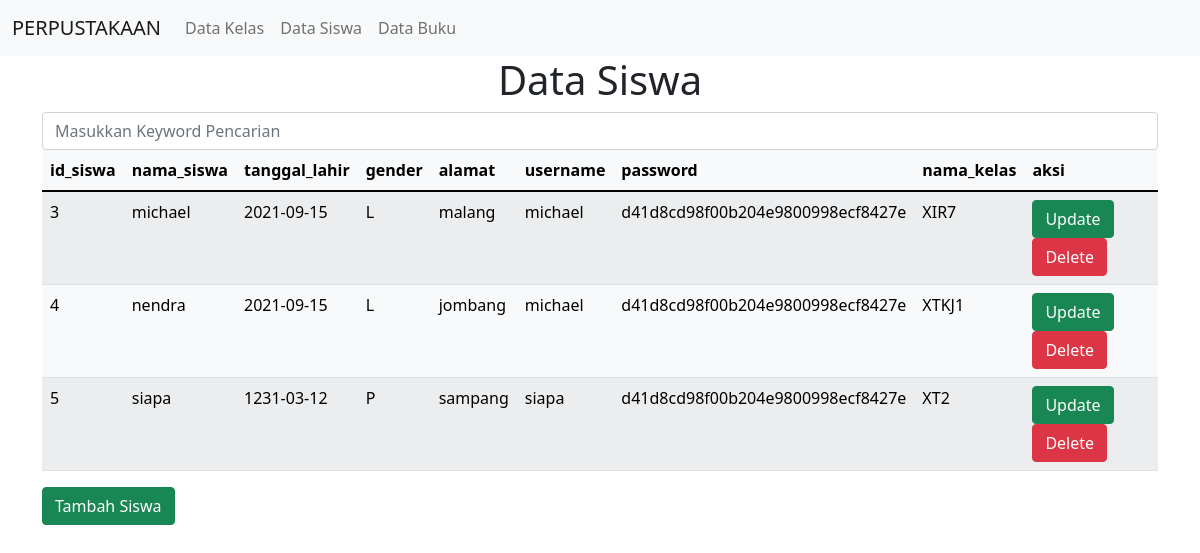
The page /admin/tampil_siswa.php on the database its author committed.
### tables this page shows
CREATE TABLE `siswa` (
  `id_siswa` int(11) NOT NULL,
  `nama_siswa` varchar(100) NOT NULL,
  `tanggal_lahir` date NOT NULL,
  `gender` enum('L','P') NOT NULL,
  `alamat` text NOT NULL,
  `username` varchar(255) DEFAULT NULL,
  `password` varchar(255) DEFAULT NULL,
  `id_kelas` int(11) NOT NULL
);

CREATE TABLE `kelas` (
  `id_kelas` int(11) NOT NULL,
  `nama_kelas` varchar(20) NOT NULL,
  `kelompok` varchar(20) NOT NULL
);

### admin/tampil_siswa.php (the view, shortened to what this page needs)
<!DOCTYPE html>
<html lang="en">
<head>
    <link href="https://cdn.jsdelivr.net/npm/bootstrap@5.1.1/dist/css/bootstrap.min.css" rel="stylesheet">
</head>
<body>
    <?php
        include "navbar.php";
    ?>
    <div class="container">
    <h1 class= "text-center">Data Siswa</h1>
        <form action="tampil_kelas.php" method="POST">
            <input type="text" name="cari" class="form-control" placeholder="Masukkan Keyword Pencarian">
        </form>
        <table class="table table-light table-striped">
  <thead>
    <tr>
      <th scope="col">id_siswa</th>
      <th scope="col">nama_siswa</th>
      <th scope="col">tanggal_lahir</th>
      <th scope="col">gender</th>
      <th scope="col">alamat</th>
      <th scope="col">username</th>
      <th scope="col">password</th>
      <th scope="col">nama_kelas</th>
      <th scope="col">aksi</th>
    </tr>
  </thead>
  <tbody>
    <?php
        include "koneksi.php";
        if (isset($_POST["cari"])){
          $cari = $_POST['cari'];
          $query_siswa = mysqli_query($koneksi, "select * from siswa join kelas on kelas.id_kelas = siswa.id_kelas where siswa.id_siswa = '$cari' or siswa.nama_siswa like '%$cari%'");
        } else {
          $query_siswa = mysqli_query($koneksi, "select * from siswa join kelas on kelas.id_kelas = siswa.id_kelas");
        }
        while($data_siswa=mysqli_fetch_array($query_siswa)){ ?>
            <tr>
                <td><?php echo $data_siswa["id_siswa"];?></td>
                <td><?php echo $data_siswa["nama_siswa"];?></td>
                <td><?php echo $data_siswa["tanggal_lahir"];?></td>
                <td><?php echo $data_siswa["gender"];?></td>
                <td><?php echo $data_siswa["alamat"];?></td>
                <td><?php echo $data_siswa["username"];?></td>
                <td><?php echo $data_siswa["password"];?></td>
                <td><?php echo $data_siswa["nama_kelas"];?></td>
                <td>
                <a href="ubah_siswa.php?id_kelas=<?=$data_siswa['id_siswa']?>" class="btn btn-success">Update</a>
                <a href="hapus_siswa.php?id_kelas=<?=$data_siswa['id_siswa']?>"
                onclick="return confirm('Apakah anda yakin menghapus data ini?')" class="btn btn-danger">Delete</a></td>
            </tr>
    <?php
    }
    ?>
  </tbody>
</table>
  <td><a href="tambah_siswa.php" class="btn btn-success">Tambah Siswa</a>
    </div>
</body>
</html>

### rows shown on the page
siswa: id_siswa "3", nama_siswa "michael", tanggal_lahir "2021-09-15", gender "L", alamat "malang", username "michael", password "d41d8cd98f00b204e9800998ecf8427e", id_kelas.nama_kelas "XIR7"
siswa: id_siswa "4", nama_siswa "nendra", tanggal_lahir "2021-09-15", gender "L", alamat "jombang", username "michael", password "d41d8cd98f00b204e9800998ecf8427e", id_kelas.nama_kelas "XTKJ1"
siswa: id_siswa "5", nama_siswa "siapa", tanggal_lahir "1231-03-12", gender "P", alamat "sampang", username "siapa", password "d41d8cd98f00b204e9800998ecf8427e", id_kelas.nama_kelas "XT2"
